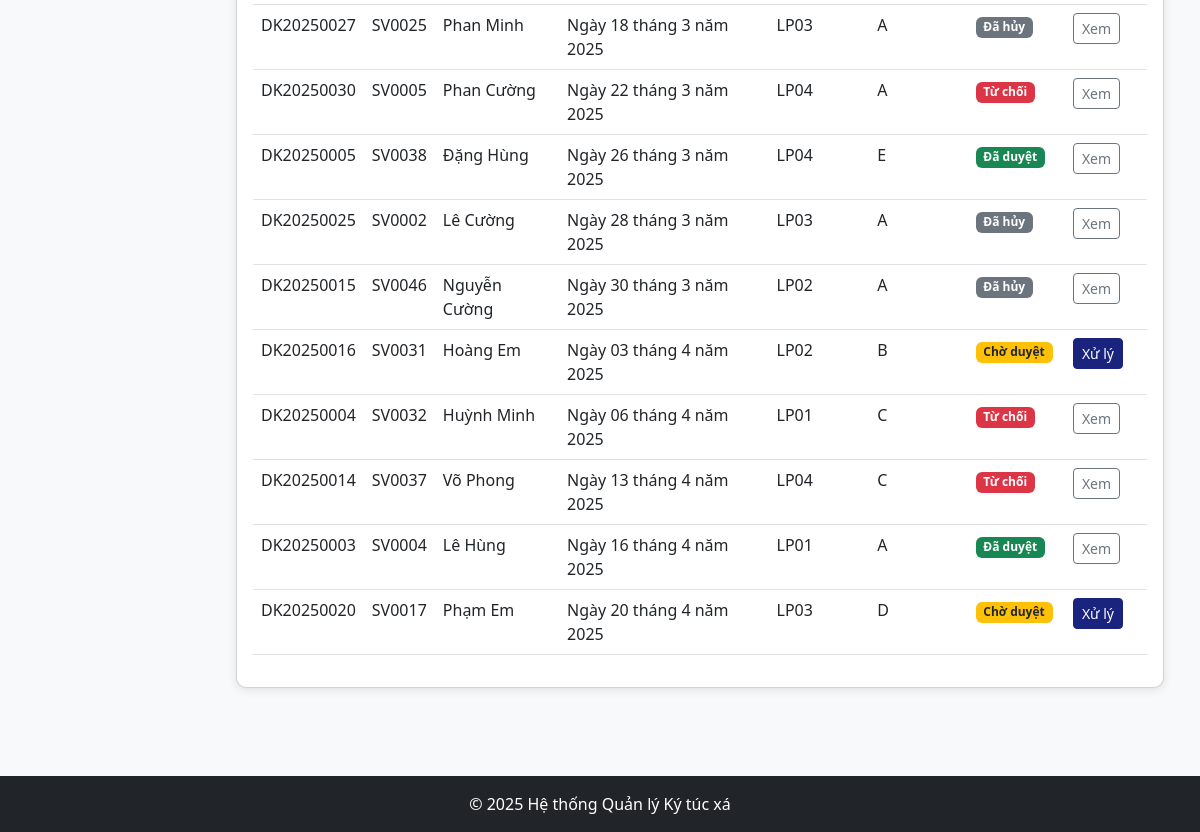
Page /quan-ly-don-dang-ky/ (signed in, lower part) on the earlier database version.
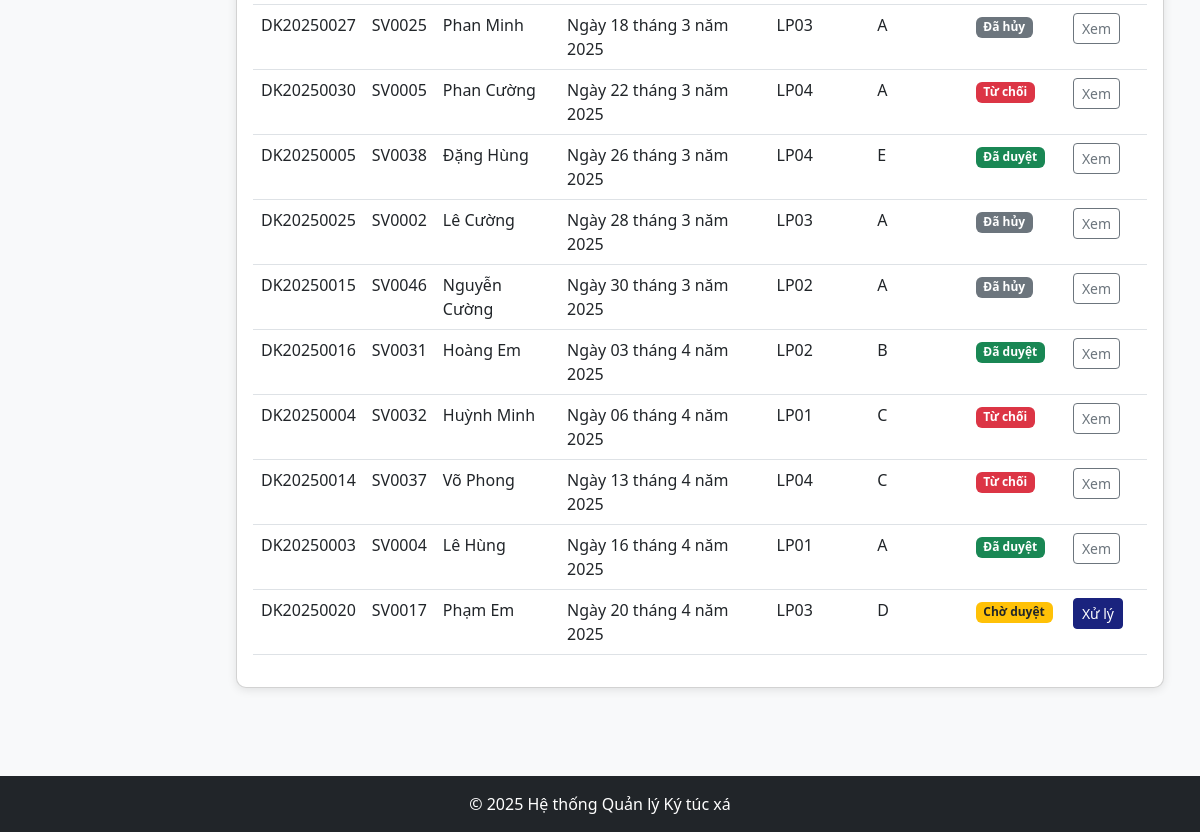
Same page on the later database version.
### dormitory/models.py (models this page shows, shortened)
class DonDangKy(models.Model):
    ma_don = models.CharField(max_length=20, primary_key=True)
    mssv = models.ForeignKey(SinhVien, on_delete=models.CASCADE)
    ngay_dang_ky = models.DateField()
    trang_thai = models.CharField(max_length=20)
    loai_phong = models.CharField(max_length=20)
    day_phong = models.CharField(max_length=20)

class SinhVien(models.Model):
    mssv = models.CharField(max_length=20, primary_key=True)
    ho_ten = models.CharField(max_length=50)
    cccd = models.CharField(max_length=12)
    ngay_sinh = models.DateField()
    gioi_tinh = models.BooleanField()
    que_quan = models.CharField(max_length=100)
    trang_thai = models.CharField(max_length=20)
    so_phong = models.CharField(max_length=20)
    so_giuong = models.IntegerField()
    tai_khoan = models.OneToOneField(TaiKhoan, on_delete=models.CASCADE)

### dormitory/views.py (the view)
# urls.py: path('quan-ly-don-dang-ky/', views.quan_ly_don_dang_ky, name='quan_ly_don_dang_ky'),
@login_required
def quan_ly_don_dang_ky(request):
    trang_thai = request.GET.get('trang_thai', '')
    don_dang_ky_list = DonDangKy.objects.all()
    if trang_thai:
        don_dang_ky_list = don_dang_ky_list.filter(trang_thai=trang_thai)
    don_dang_ky_list = don_dang_ky_list.order_by('ngay_dang_ky')
    return render(request, 'dormitory/quan_ly_don_dang_ky.html', {
        'don_dang_ky_list': don_dang_ky_list,
        'trang_thai': trang_thai,
        'role': TaiKhoan.objects.get(user=request.user).role
    })

### dormitory/templates/dormitory/quan_ly_don_dang_ky.html (shortened to what this page needs)
{% extends 'base.html' %}
{% block content %}
<div class="container">
    <div class="card">
        <div class="card-body">
            <div class="table-responsive">
                <table class="table table-hover" id="donDangKyTable">
                    <tbody>
                        {% for don in don_dang_ky_list %}
                            <tr>
                                <td>{{ don.ma_don }}</td>
                                <td>{{ don.mssv.mssv }}</td>
                                <td>{{ don.mssv.ho_ten }}</td>
                                <td>{{ don.ngay_dang_ky }}</td>
                                <td>{{ don.loai_phong }}</td>
                                <td>{{ don.day_phong }}</td>
                                <td>
                                    {% if don.trang_thai == 'Chờ duyệt' %}
                                        <span class="badge bg-warning text-dark">{{ don.trang_thai }}</span>
                                    {% elif don.trang_thai == 'Đã duyệt' %}
                                        <span class="badge bg-success">{{ don.trang_thai }}</span>
                                    {% elif don.trang_thai == 'Từ chối' %}
                                        <span class="badge bg-danger">{{ don.trang_thai }}</span>
                                    {% else %}
                                        <span class="badge bg-secondary">{{ don.trang_thai }}</span>
                                    {% endif %}
                                </td>
                                <td>
                                    {% if don.trang_thai == 'Chờ duyệt' %}
                                        <a href="{% url 'xu_ly_don_dang_ky' ma_don=don.ma_don %}" class="btn btn-sm btn-primary">Xử lý</a>
                                    {% else %}
                                        <a href="{% url 'xu_ly_don_dang_ky' ma_don=don.ma_don %}" class="btn btn-sm btn-outline-secondary">Xem</a>
                                    {% endif %}
                                </td>
                            </tr>
                        {% empty %}
                            <tr>
                                <td colspan="8" class="text-center">Không có đơn đăng ký nào.</td>
                            </tr>
                        {% endfor %}
                    </tbody>
                </table>
            </div>
        </div>
    </div>
</div>
{% endblock %}

Differences in the rows shown:
changed DonDangKy "DK20250016": trang_thai "Chờ duyệt" → "Đã duyệt"; trang_thai "Xử lý" → "Xem"
